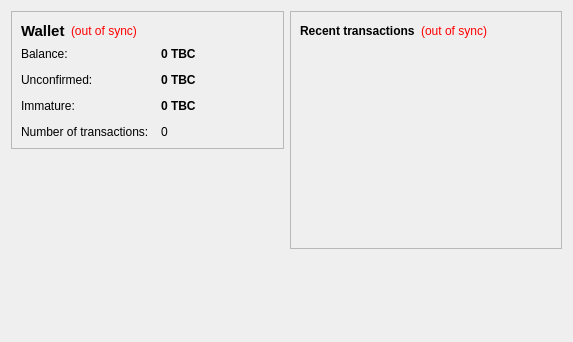
<?xml version="1.0" encoding="UTF-8"?>
<ui version="4.0">
 <class>OverviewPage</class>
 <widget class="QWidget" name="OverviewPage">
  <property name="geometry">
   <rect>
    <x>0</x>
    <y>0</y>
    <width>573</width>
    <height>342</height>
   </rect>
  </property>
  <property name="windowTitle">
   <string>Form</string>
  </property>
  <layout class="QHBoxLayout" name="horizontalLayout" stretch="1,1">
   <item>
    <layout class="QVBoxLayout" name="verticalLayout_2">
     <item>
      <widget class="QFrame" name="frame">
       <property name="frameShape">
        <enum>QFrame::StyledPanel</enum>
       </property>
       <property name="frameShadow">
        <enum>QFrame::Raised</enum>
       </property>
       <layout class="QVBoxLayout" name="verticalLayout_4">
        <item>
         <layout class="QHBoxLayout" name="horizontalLayout_4">
          <item>
           <widget class="QLabel" name="label_5">
            <property name="font">
             <font>
              <pointsize>11</pointsize>
              <weight>75</weight>
              <bold>true</bold>
             </font>
            </property>
            <property name="text">
             <string>Wallet</string>
            </property>
           </widget>
          </item>
          <item>
           <widget class="QLabel" name="labelWalletStatus">
            <property name="toolTip">
             <string>The displayed information may be out of date. Your wallet automatically synchronizes with the TiBCoin network after a connection is established, but this process has not completed yet.</string>
            </property>
            <property name="styleSheet">
             <string notr="true">QLabel { color: red; }</string>
            </property>
            <property name="text">
             <string notr="true">(out of sync)</string>
            </property>
            <property name="alignment">
             <set>Qt::AlignLeading|Qt::AlignLeft|Qt::AlignVCenter</set>
            </property>
           </widget>
          </item>
          <item>
           <spacer name="horizontalSpacer_2">
            <property name="orientation">
             <enum>Qt::Horizontal</enum>
            </property>
            <property name="sizeHint" stdset="0">
             <size>
              <width>40</width>
              <height>20</height>
             </size>
            </property>
           </spacer>
          </item>
         </layout>
        </item>
        <item>
         <layout class="QFormLayout" name="formLayout_2">
          <property name="fieldGrowthPolicy">
           <enum>QFormLayout::AllNonFixedFieldsGrow</enum>
          </property>
          <property name="horizontalSpacing">
           <number>12</number>
          </property>
          <property name="verticalSpacing">
           <number>12</number>
          </property>
          <item row="0" column="0">
           <widget class="QLabel" name="label">
            <property name="text">
             <string>Balance:</string>
            </property>
           </widget>
          </item>
          <item row="0" column="1">
           <widget class="QLabel" name="labelBalance">
            <property name="font">
             <font>
              <weight>75</weight>
              <bold>true</bold>
             </font>
            </property>
            <property name="cursor">
             <cursorShape>IBeamCursor</cursorShape>
            </property>
            <property name="toolTip">
             <string>Your current balance</string>
            </property>
            <property name="text">
             <string notr="true">0 TBC</string>
            </property>
            <property name="textInteractionFlags">
             <set>Qt::LinksAccessibleByMouse|Qt::TextSelectableByKeyboard|Qt::TextSelectableByMouse</set>
            </property>
           </widget>
          </item>
          <item row="1" column="0">
           <widget class="QLabel" name="label_3">
            <property name="text">
             <string>Unconfirmed:</string>
            </property>
           </widget>
          </item>
          <item row="1" column="1">
           <widget class="QLabel" name="labelUnconfirmed">
            <property name="font">
             <font>
              <weight>75</weight>
              <bold>true</bold>
             </font>
            </property>
            <property name="cursor">
             <cursorShape>IBeamCursor</cursorShape>
            </property>
            <property name="toolTip">
             <string>Total of transactions that have yet to be confirmed, and do not yet count toward the current balance</string>
            </property>
            <property name="text">
             <string notr="true">0 TBC</string>
            </property>
            <property name="textInteractionFlags">
             <set>Qt::LinksAccessibleByMouse|Qt::TextSelectableByKeyboard|Qt::TextSelectableByMouse</set>
            </property>
           </widget>
          </item>
          <item row="3" column="0">
           <widget class="QLabel" name="label_2">
            <property name="text">
             <string>Number of transactions:</string>
            </property>
           </widget>
          </item>
          <item row="3" column="1">
           <widget class="QLabel" name="labelNumTransactions">
            <property name="toolTip">
             <string>Total number of transactions in wallet</string>
            </property>
            <property name="text">
             <string notr="true">0</string>
            </property>
           </widget>
          </item>
          <item row="2" column="0">
           <widget class="QLabel" name="labelImmatureText">
            <property name="text">
             <string>Immature:</string>
            </property>
           </widget>
          </item>
          <item row="2" column="1">
           <widget class="QLabel" name="labelImmature">
            <property name="font">
             <font>
              <weight>75</weight>
              <bold>true</bold>
             </font>
            </property>
            <property name="toolTip">
             <string>Mined balance that has not yet matured</string>
            </property>
            <property name="text">
             <string notr="true">0 TBC</string>
            </property>
            <property name="textInteractionFlags">
             <set>Qt::LinksAccessibleByMouse|Qt::TextSelectableByKeyboard|Qt::TextSelectableByMouse</set>
            </property>
           </widget>
          </item>
         </layout>
        </item>
       </layout>
      </widget>
     </item>
     <item>
      <spacer name="verticalSpacer">
       <property name="orientation">
        <enum>Qt::Vertical</enum>
       </property>
       <property name="sizeHint" stdset="0">
        <size>
         <width>20</width>
         <height>40</height>
        </size>
       </property>
      </spacer>
     </item>
    </layout>
   </item>
   <item>
    <layout class="QVBoxLayout" name="verticalLayout_3">
     <item>
      <widget class="QFrame" name="frame_2">
       <property name="frameShape">
        <enum>QFrame::StyledPanel</enum>
       </property>
       <property name="frameShadow">
        <enum>QFrame::Raised</enum>
       </property>
       <layout class="QVBoxLayout" name="verticalLayout">
        <item>
         <layout class="QHBoxLayout" name="horizontalLayout_2">
          <item>
           <widget class="QLabel" name="label_4">
            <property name="text">
             <string>&lt;b&gt;Recent transactions&lt;/b&gt;</string>
            </property>
           </widget>
          </item>
          <item>
           <widget class="QLabel" name="labelTransactionsStatus">
            <property name="toolTip">
             <string>The displayed information may be out of date. Your wallet automatically synchronizes with the TiBCoin network after a connection is established, but this process has not completed yet.</string>
            </property>
            <property name="styleSheet">
             <string notr="true">QLabel { color: red; }</string>
            </property>
            <property name="text">
             <string notr="true">(out of sync)</string>
            </property>
            <property name="alignment">
             <set>Qt::AlignRight|Qt::AlignTrailing|Qt::AlignVCenter</set>
            </property>
           </widget>
          </item>
          <item>
           <spacer name="horizontalSpacer">
            <property name="orientation">
             <enum>Qt::Horizontal</enum>
            </property>
            <property name="sizeHint" stdset="0">
             <size>
              <width>40</width>
              <height>20</height>
             </size>
            </property>
           </spacer>
          </item>
         </layout>
        </item>
        <item>
         <widget class="QListView" name="listTransactions">
          <property name="styleSheet">
           <string notr="true">QListView { background: transparent; }</string>
          </property>
          <property name="frameShape">
           <enum>QFrame::NoFrame</enum>
          </property>
          <property name="verticalScrollBarPolicy">
           <enum>Qt::ScrollBarAlwaysOff</enum>
          </property>
          <property name="horizontalScrollBarPolicy">
           <enum>Qt::ScrollBarAlwaysOff</enum>
          </property>
          <property name="selectionMode">
           <enum>QAbstractItemView::NoSelection</enum>
          </property>
         </widget>
        </item>
       </layout>
      </widget>
     </item>
     <item>
      <spacer name="verticalSpacer_2">
       <property name="orientation">
        <enum>Qt::Vertical</enum>
       </property>
       <property name="sizeHint" stdset="0">
        <size>
         <width>20</width>
         <height>40</height>
        </size>
       </property>
      </spacer>
     </item>
    </layout>
   </item>
  </layout>
 </widget>
 <resources/>
 <connections/>
</ui>
